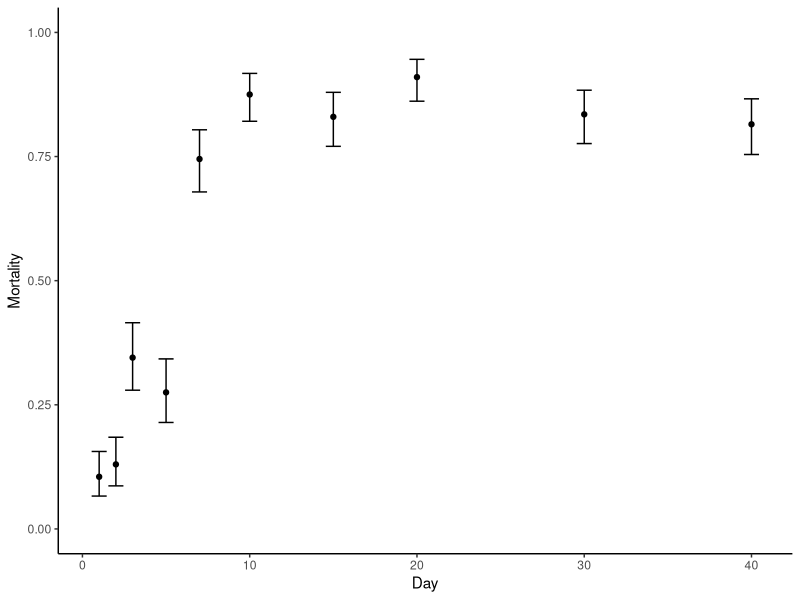
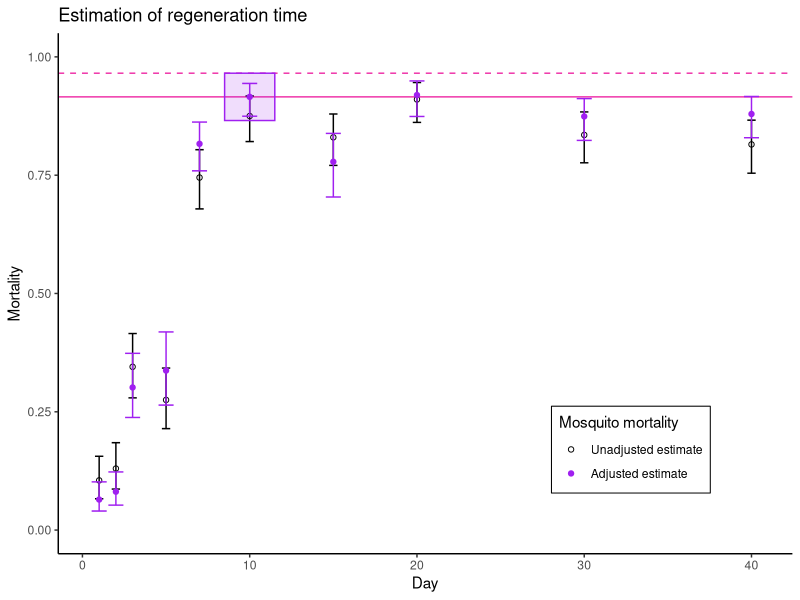

Write R code to recreate these figures, in order.
# code adapted from '/...2023/RT_auto_day40_EMM.R'

library(ggplot2)
library(lme4)
library(readxl)
library(emmeans)

#We need a dataset to look at. I have uploaded 12 simulated datasets for users
# to practise with. You can replace these with your own data, but ensure that the 
# variable names are consistent with the simulated datasets.

# In the Excel sheet, the datasets are saved in separate sheets ('sim1', 'sim2', 'sim3', etc.)

dx <-  readxl::read_xlsx('Regeneration_Time/twelve_datasets_bioassay.xlsx', sheet = 'sim1')
head(dx)
#For plotting, it is more useful to have 'day' as a numeric variable
# For the GLM, it needs to be a factor variable. So we make a 2nd version
dx$day <- as.numeric(dx$day) # numeric 'day'
dx$day_f <- as.factor(dx$day) # factor variable for 'day'
table(dx$day)
days <- unique(dx$day)

#This function calculates the raw (unadjusted mortality estimates) from the dataset
average_mortality_ci <- function(data = df, days_v = days){
  av_mort <- rep(0,length(days_v))
  av_mort_c1 <- rep(0,length(days_v))
  av_mort_c2 <- rep(0,length(days_v))
  for(i in 1:length(days_v)){
    denom <- sum(data[data$day==days_v[i],]$total)
    num <- sum(data[data$day==days_v[i],]$tot_dead)
    av_mort[i] <- num/denom 
    xr <- c(rep(1,num),rep(0,denom - num))
    av_mort_c1[i] <- binom.test(table(factor(xr,c(1,0))))$conf.int[1]
    av_mort_c2[i] <- binom.test(table(factor(xr,c(1,0))))$conf.int[2]
  }
  dfm <- data.frame('day' = days_v, 'mort' = av_mort,
                    'mort_c1' = av_mort_c1,'mort_c2' = av_mort_c2)
  return(dfm)
}

#We can then estimate these, and plot:
mm <- average_mortality_ci(data = dx, days_v = days)
ggplot(mm) + 
  geom_point(aes(x=day, y=mort)) + theme_classic() + 
  geom_errorbar(aes(x=day, ymin = mort_c1, ymax = mort_c2)) + 
  xlab('Day') + ylab('Mortality') + ylim(c(0,1))

#However, our main interest is the predictions from the GLM
# remember to use the factor variable for day
fit <- glm(
  cbind(tot_dead, total - tot_dead) ~
    day_f + batch, 
  family = binomial, data = dx)
summary(fit)
#use the emmeans package to generate predicted mortalities, averaging over batch effects
pred <- emmeans(fit, "day_f", type = "response")
#convert to data frame
pred2 <- as.data.frame(pred)
#Add a numeric variable for day to this data frame (careful converting from a factor!)
pred2$day <- as.numeric(as.character(pred2$day_f))

xv2 <- pred2$prob
ld <- length(xv2) - 1

# Now we loop over the model-estimated mortalities, and select the first one
# that fits the criteria for being the regeneration time (no later mortality estimate
# with a mortality more than 5% higher)

count <- 0
for(j in 1:ld){
  bb <- all(xv2[j] + 0.05 > xv2[(j+1):(ld+1)])
  if(bb==T){
    rt <- days[j]
    print(paste0('Regeneration time is: ',rt))
    count <- 1
    rtG3 <- j
    break # finish the for loop when the RT has been identified
  }
  if(j==ld & count==0){
    print('Routine has identified the regeneration time as being the final measured value. Inspect data, to check this makes sense')
    rt <- days[j+1]
    print(paste0('Regeneration time is: ',rt))
    rtG3 <- j + 1 #i.e. the last value
  }
}

# Plot: model-adjusted mortality; unadjusted mortality; and identify the RT via our method
# Open black circles: unadjusted mortality estimates (error bars are the 95% CIs)
# Closed purple circles: model-adjusted mortality estimates
# Solid pink horizontal line: model adjusted estimate of mortality at the time point we establish as the R.T.
# Dashed pink horizontal line: mortality 5% higher than the established R.T.
# The purple box indicates the estimated R.T. 
ggplot() + geom_hline(yintercept = 
      c(xv2[rtG3],xv2[rtG3] + 0.05), color = 'maroon2', linetype = c('solid','dashed')) + 
  geom_point(data = mm, aes(x=day, y=mort, color = 'a'), shape = 1) + theme_classic() + 
  geom_errorbar(data = mm, aes(x=day, ymin = mort_c1, ymax = mort_c2), width = .5) + 
  geom_point(data = pred2, aes(x = day, y = prob, color = 'b')) + 
  geom_errorbar(data = pred2, aes(x=day, ymin = asymp.LCL, ymax = asymp.UCL), 
                color = 'purple') +
  xlab('Day') + ylab('Mortality') + ylim(c(0,max(1,xv2[rtG3] + 0.05))) + 
  annotate('rect', xmin = days[rtG3]-1.5, xmax = days[rtG3] + 1.5,
           ymin = xv2[rtG3] - 0.05, ymax = xv2[rtG3] + 0.05,
           color = 'purple', fill = 'purple', alpha = .15) + 
  scale_color_manual(values = c('black','purple'), 
                     labels = c('Unadjusted estimate','Adjusted estimate'),
                     name = 'Mosquito mortality') + theme(legend.position = c(0.78,0.2),
                legend.background = element_blank(),
                legend.box.background = element_rect(colour = "black")) + 
  ggtitle('Estimation of regeneration time')
